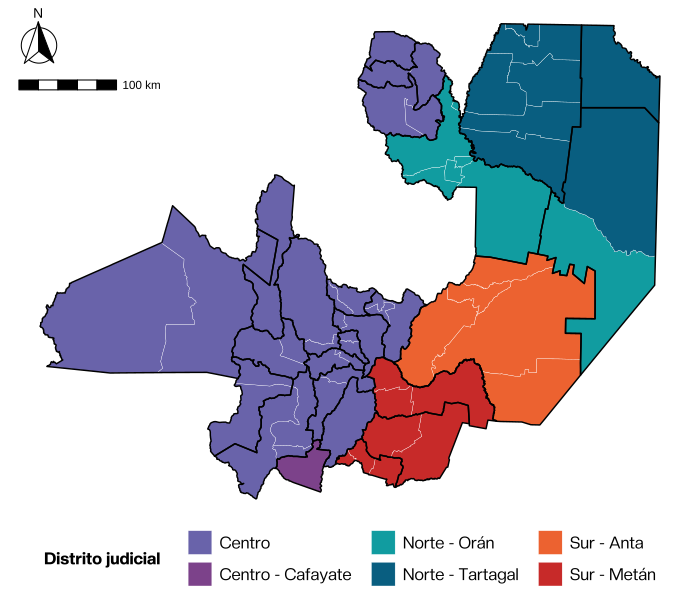

This figure's R source:
# Limpiar todo
rm(list = ls())

# Librerias
library(openxlsx)
library(dplyr)
library(ggplot2)
library(sf)
library(ggspatial)
library(cowplot)
library(showtext)
library(stringr)
library(ggimage)
library(ggrepel)
library(googlesheets4)

# Fuentes
library(sysfonts)
library(showtext)
dir <- paste0(dirname(dirname(rstudioapi::getActiveDocumentContext()$path)), "/Fonts/")
font_add(family = "font_title",
         bold = file.path(dir, "CreatoDisplay-ExtraBold.otf"),
         regular = file.path(dir, "CreatoDisplay-Regular.otf"))
font_add("font_subtitle", file.path(dir, "CreatoDisplay-Regular.otf"))
font_add(family = "font_body",
         regular = file.path(dir, "RobotoSlab-Regular.ttf"),
         bold = file.path(dir, "RobotoSlab-Bold.ttf"))
showtext_auto()

# Cargar shape
Mapa_Salta <- st_read(paste0(dirname(dirname(rstudioapi::getActiveDocumentContext()$path)), "/Mapa_shape/Salta_munic_shape/Salta_shape.shp"))

# Cargar datos
Data <- read_sheet(ss = "https://docs.google.com/spreadsheets/d/1TrCkxElnwBcBbpgZ8NZTkoZyKinIzVLMG_y2hPLEd5E/edit?usp=sharing",
                   sheet = "Municipios_distritos") %>%
  mutate(in1 = as.character(in1))

# Modificar datos
Mapa_Salta <- Mapa_Salta %>%
  left_join(Data, by="in1") %>%
  replace(is.na(.), "Sin dato")

# Agrupar por departamentos
Mapa_depart <- Mapa_Salta %>%
  group_by(depart.x) %>%
  summarise()

# Colores
Paleta2 <- c("#1e7b34", "#119ca0", "#b8d6ac", "#6963aa",
             "#7c428a", "#4c2158", "#c72a29", "#ec6230", "#cbc2ce")

Colores <- c("Centro" = "#6963aa",
             "Centro - Cafayate" = "#7c428a",
             "Norte - Orán" = "#119ca0",
             "Norte - Tartagal" = "#095e80",
             "Sur - Anta" = "#ec6230",
             "Sur - Metán" = "#c72a29")

# Gráfico
Mapa_cor <- ggplot(Mapa_Salta) +
  geom_sf(color = "white", linewidth=0.1, aes(fill = distrito_judicial)) + 
  geom_sf(data = Mapa_depart, fill = NA, color = "black",
          linewidth = 0.5, inherit.aes = FALSE) +
  annotation_scale(location = "tl", width_hint = 0.2, pad_y = unit(0.8, "in")) +
  annotation_north_arrow(location = "tl", which_north = "true", 
                         pad_x = unit(0.0, "in"), pad_y = unit(0.1, "in"),
                         style = north_arrow_fancy_orienteering) +
  theme_void() +
  scale_fill_manual(values=Colores,
                    name="Distrito judicial") +
  theme(text=element_text(family="font_title"),
        plot.title = element_blank(),
        plot.subtitle = element_blank(), 
        plot.background = element_rect(fill="white", color=NA),
        legend.position = "bottom",
        legend.justification = "center",
        legend.title = element_text(size=12, family="font_title", face="bold",
                                    margin=margin(r=20)),
        legend.text = element_text(size=12, family="font_title"),
        legend.key.spacing.x = unit(0.5, "cm"),
        legend.margin = margin(b=10)) +
  guides(fill = guide_legend(nrow=2, byrow=FALSE))

# Guardar gráfico
filename <- str_sub(basename(rstudioapi::getSourceEditorContext()$path), 1,
                    str_length(unlist(basename(rstudioapi::getSourceEditorContext()$path)))-2)

# Guardar gr?fico
ggsave(filename=paste0(filename, ".pdf"),
       path=paste0(dirname(rstudioapi::getActiveDocumentContext()$path),"/"),
       plot=Mapa_cor, dpi=72, width=7, height=6)
ggsave(filename=paste0(filename, ".png"),
       path=paste0(dirname(rstudioapi::getActiveDocumentContext()$path),"/"),
       plot=Mapa_cor, dpi=100, width=7, height=6)
